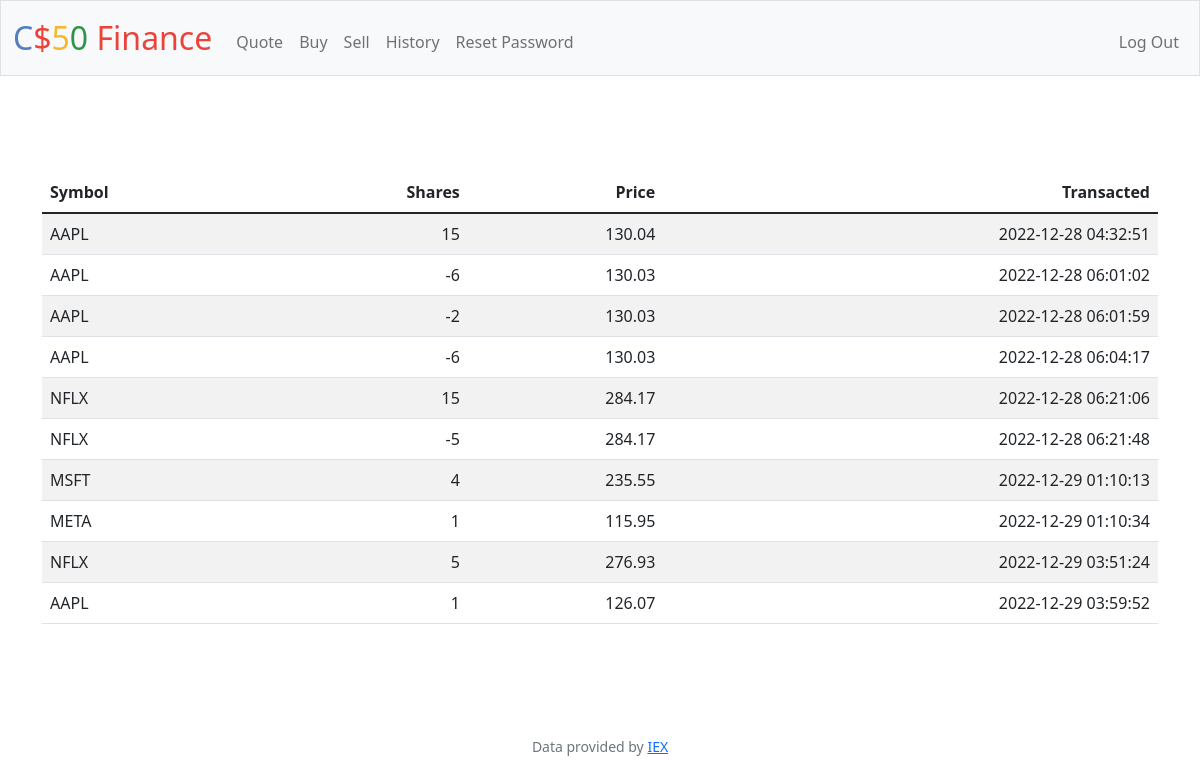
The app's page /history (signed in) with its own data.
### tables this page shows
CREATE TABLE 'ledger' ('id' INTEGER PRIMARY KEY NOT NULL, 'user_id' INTEGER, 'symbol' TEXT, 'name' TEXT, 'shares' INTEGER, 'price' REAL, 'date' DATETIME);

### app.py (the view)
@app.route("/history")
@login_required
def history():
    id = session["user_id"]
    data = db.execute("SELECT * FROM ledger WHERE user_id = ?", id)
    return render_template("history.html", infos=data)

### app.py (called while the page is built)
@app.after_request
def after_request(response):
    response.headers["Cache-Control"] = "no-cache, no-store, must-revalidate"
    response.headers["Expires"] = 0
    response.headers["Pragma"] = "no-cache"
    return response

### helpers.py (called while the page is built)
def login_required(f):
    @wraps(f)
    def decorated_function(*args, **kwargs):
        if session.get("user_id") is None:
            return redirect("/login")
        return f(*args, **kwargs)
    return decorated_function

### templates/history.html (shortened to what this page needs)
{% extends "layout.html" %}
{% block main %}
    <main class="container py-5 text-center">
        <table class="table table-striped">
            <thead>
                <tr>
                    <th class="text-start">Symbol</th>
                    <th class="text-end">Shares</th>
                    <th class="text-end">Price</th>
                    <th class="text-end">Transacted</th>
                </tr>
            </thead>
            <tbody>
                {% for info in infos %}
                <tr>
                    <td class="text-start">{{info.symbol}}</td>
                    <td class="text-end">{{info.shares}}</td>
                    <td class="text-end">{{info.price}}</td>
                    <td class="text-end">{{info.date}}</td>
                </tr>
                {% endfor %}
            </tbody>
        </table>
    </main>
{% endblock %}

### records on screen
ledger: symbol "AAPL", shares "15", price "130.04", date "2022-12-28 04:32:51"
ledger: symbol "AAPL", shares "-6", price "130.03", date "2022-12-28 06:01:02"
ledger: symbol "AAPL", shares "-2", price "130.03", date "2022-12-28 06:01:59"
ledger: symbol "AAPL", shares "-6", price "130.03", date "2022-12-28 06:04:17"
ledger: symbol "NFLX", shares "15", price "284.17", date "2022-12-28 06:21:06"
ledger: symbol "NFLX", shares "-5", price "284.17", date "2022-12-28 06:21:48"
ledger: symbol "MSFT", shares "4", price "235.55", date "2022-12-29 01:10:13"
ledger: symbol "META", shares "1", price "115.95", date "2022-12-29 01:10:34"
ledger: symbol "NFLX", shares "5", price "276.93", date "2022-12-29 03:51:24"
ledger: symbol "AAPL", shares "1", price "126.07", date "2022-12-29 03:59:52"
